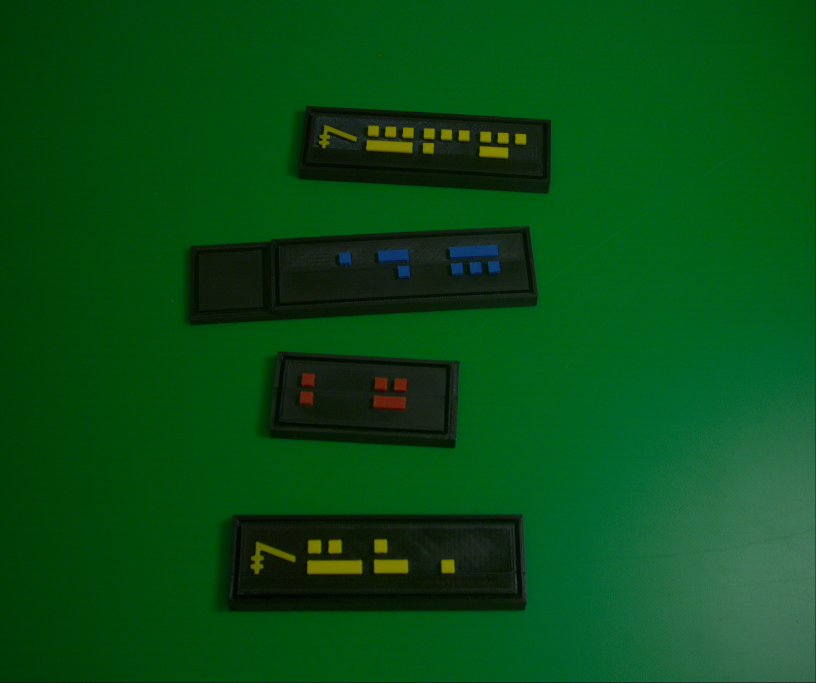
#> input picture captured_images/capture_20251211_143055.jpg, 2448 x 2048 px (shown at 1/3 size)
$ python -i ex.py   (imports and definitions only)
#> lines starting #> are read from the running program, lines starting #| are printed output that depends on the picture
#> further down, picture is the input picture: shape (2048, 2448, 3); mean B, G, R 21.4, 77, 7.8
import cv2
import numpy as np

# Callback function for trackbars (does nothing)
def nothing(x):
    pass

# Load image

def detect_cards(image: np.ndarray):

    # Create a resizable window
    cv2.namedWindow("Processed" , cv2.WINDOW_NORMAL)
    cv2.resizeWindow("Processed", 900, 500)

    cv2.namedWindow("Contour" , cv2.WINDOW_NORMAL)
    cv2.resizeWindow("Contour", 900, 500)


    # Create trackbars
    cv2.createTrackbar("Blur", "Processed", 3, 20, nothing)
    cv2.createTrackbar("Threshold", "Processed", 127, 255, nothing)
    cv2.createTrackbar("Block Size", "Processed", 1, 20, nothing)
    cv2.createTrackbar("Canny Low", "Processed", 80, 255, nothing)
    cv2.createTrackbar("Canny High", "Processed", 200, 255, nothing)
    cv2.createTrackbar("Kernel", "Processed", 5, 20, nothing)
    cv2.createTrackbar("Morph Iter", "Processed", 3, 5, nothing)

    h, w = image.shape[:2]
#> h = 2048; w = 2448

    while True:
        # Get current trackbar positions
        ksize = cv2.getTrackbarPos("Blur", "Processed") * 2 + 1  # kernel must be odd
        thresh_val = cv2.getTrackbarPos("Threshold", "Processed")
        canny_low = cv2.getTrackbarPos("Canny Low", "Processed")
        canny_high = cv2.getTrackbarPos("Canny High", "Processed")
        block_size = cv2.getTrackbarPos("Block Size", "Processed") * 2 + 1
        kernel_size = cv2.getTrackbarPos("Kernel", "Processed") * 2 + 1
        morph_iter = cv2.getTrackbarPos("Morph Iter", "Processed")


        # Apply processing
        gray = cv2.cvtColor(image, cv2.COLOR_BGR2GRAY)
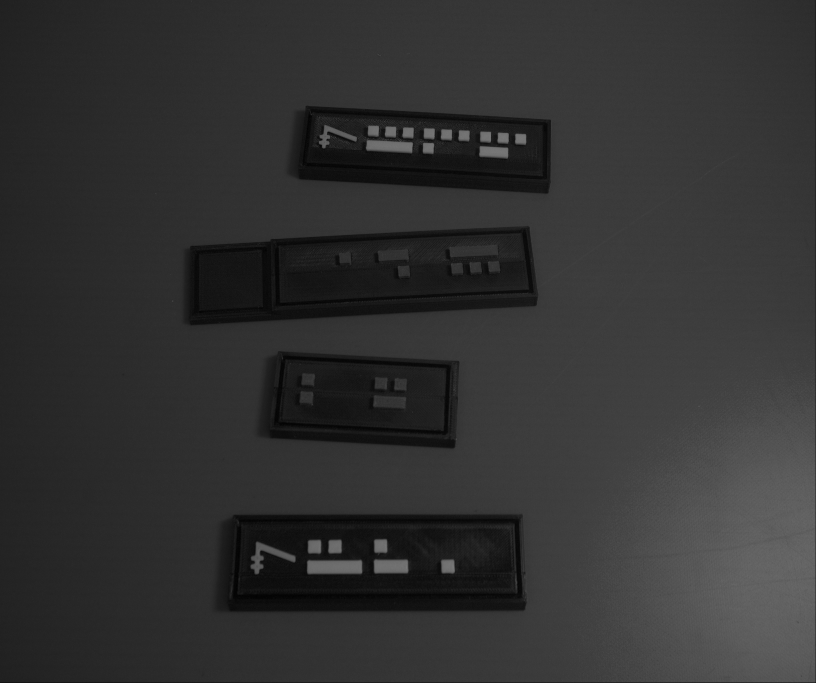
#> gray: shape (2048, 2448) (shown at 1/3 size); min 0, max 124, mean 49.9
        blurred = cv2.GaussianBlur(gray, (ksize, ksize), 0)
        _, thresh = cv2.threshold(blurred, thresh_val, 255, cv2.THRESH_BINARY)
#> thresh: shape (2048, 2448); every value is 0
        kernel = np.ones((kernel_size, kernel_size), np.uint8)
        closed = cv2.morphologyEx(thresh, cv2.MORPH_CLOSE, kernel , iterations=morph_iter)
        #blurred = cv2.GaussianBlur(closed, (ksize, ksize), 0)
        inverted = cv2.bitwise_not(closed)
#> inverted: shape (2048, 2448); every value is 255

        edges = cv2.Canny(inverted, canny_low, canny_high)

        # Stack for visualization
        combined = np.hstack([blurred, thresh, closed, edges])
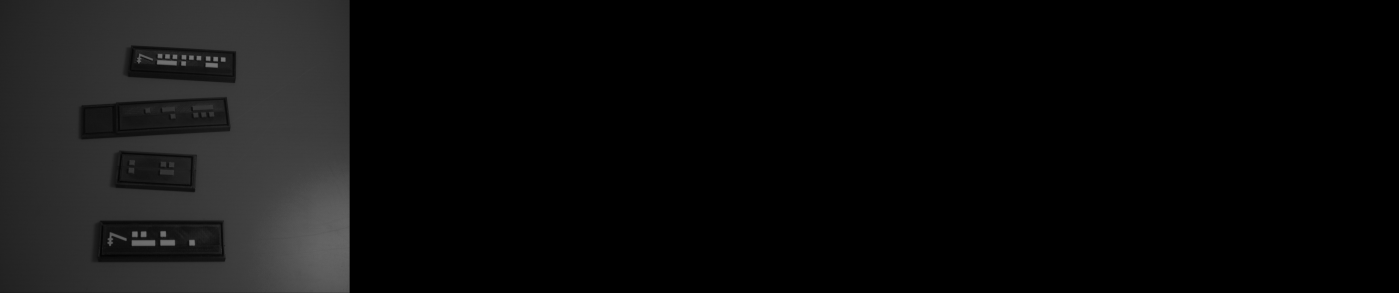
#> combined: shape (2048, 9792) (shown at 1/7 size); min 0, max 120, mean 12.5


        # Find contours on the edge image
        contours, _ = cv2.findContours(edges, cv2.RETR_EXTERNAL, cv2.CHAIN_APPROX_SIMPLE)
#> contours = []
        # Draw contours on a copy of the original image for visualization

        if contours:

            contour_img = image.copy()

            for c in contours:
                area = cv2.contourArea(c)


                cv2.drawContours(contour_img, [c], -1, (0, 255, 0), 1)
            # Stack the contour image with the previous combined view

#> (the run stopped early here; a loop or call above may not have finished)
